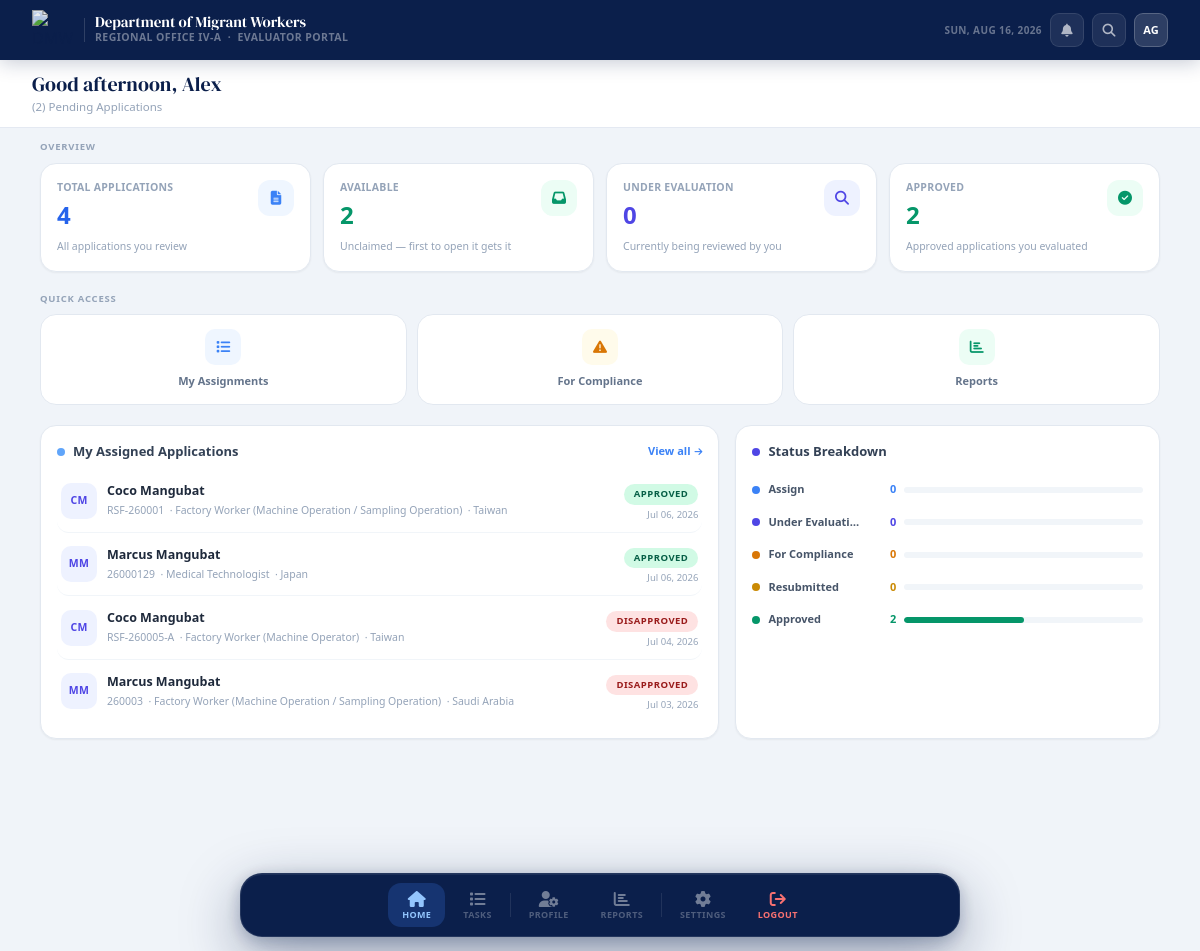
Screenshot of /evaluator/index.php (signed in) with the database file from the repository.
### tables this page shows
CREATE TABLE `evaluators` (
  `eid` int(11) NOT NULL,
  `email` varchar(100) NOT NULL,
  `full_name` varchar(100) DEFAULT NULL,
  `phone` varchar(20) DEFAULT NULL,
  `created_at` timestamp NOT NULL DEFAULT current_timestamp()
);

CREATE TABLE `applications` (
  `id` int(11) NOT NULL,
  `client_id` int(11) NOT NULL,
  `rsf_id` int(11) NOT NULL,
  `status` varchar(50) DEFAULT 'pending',
  `current_evaluator_id` int(11) DEFAULT NULL,
  `handling_party` enum('evaluator','admin') DEFAULT NULL,
  `locked_at` timestamp NULL DEFAULT NULL,
  `submitted_at` timestamp NOT NULL DEFAULT current_timestamp(),
  `updated_at` timestamp NOT NULL DEFAULT current_timestamp() ON UPDATE current_timestamp(),
  `notes` text DEFAULT NULL
);

CREATE TABLE `rsf_job_orders` (
  `id` int(11) NOT NULL,
  `rsf_number` varchar(50) NOT NULL,
  `employer_name` varchar(255) NOT NULL,
  `worksite_country` varchar(100) DEFAULT NULL,
  `classification` varchar(50) DEFAULT NULL,
  `position_title` varchar(150) DEFAULT NULL,
  `slots_available` int(11) DEFAULT NULL,
  `qualifications` text DEFAULT NULL,
  `deadline` date DEFAULT NULL,
  `pdf_path` varchar(500) DEFAULT NULL,
  `created_at` timestamp NOT NULL DEFAULT current_timestamp()
);

### evaluator/index.php (the view, shortened to what the rows shown need)
<?php
require_once '../auth.php';
$evaluator_email = $_SESSION['user_email'];
$evaluator_name = 'Evaluator';
$evaluator_id   = null;
$stmt_ev = $database->prepare("
    SELECT eid, full_name
    FROM evaluators
    WHERE email = ?
    LIMIT 1
");
$stmt_ev->bind_param("s", $evaluator_email);
$stmt_ev->execute();
$ev_result = $stmt_ev->get_result();
if ($ev_result->num_rows === 1) {
    $row = $ev_result->fetch_assoc();
    $evaluator_id   = (int)$row['eid'];
    $evaluator_name = $row['full_name'] ?? 'Evaluator';
}
$available_count = 0;
$res_avail = $database->query("
    SELECT COUNT(*) AS cnt FROM applications
    WHERE handling_party IS NULL AND status IN ('pending','assign','assigned','resubmitted')
");
if ($res_avail) {
    $available_count = (int) $res_avail->fetch_assoc()['cnt'];
}
$my_applications = [];
if ($evaluator_id) {
    $stmt = $database->prepare("
        SELECT
            a.id,
            a.status,
            a.updated_at,
            r.rsf_number,
            r.position_title,
            r.worksite_country AS country,
            COALESCE(CONCAT(c.first_name, ' ', c.last_name), 'Unknown Applicant') AS applicant_name
        FROM applications a
        INNER JOIN rsf_job_orders    r  ON a.rsf_id           = r.id
        LEFT  JOIN clients           c  ON a.client_id        = c.cid
        WHERE a.current_evaluator_id = ?
        ORDER BY a.updated_at DESC
        LIMIT 10
    ");
    $stmt->bind_param("i", $evaluator_id);
    $stmt->execute();
    $my_applications = $stmt->get_result()->fetch_all(MYSQLI_ASSOC);
}
$hour       = (int)date('G');
$greeting   = $hour < 12 ? 'Good morning' : ($hour < 18 ? 'Good afternoon' : 'Good evening');
$first_name = explode(' ', trim($evaluator_name))[0] ?: $evaluator_name;
$parts    = explode(' ', trim($evaluator_name));
$initials = count($parts) >= 2
    ? strtoupper(substr($parts[0], 0, 1) . substr(end($parts), 0, 1))
    : strtoupper(substr($evaluator_name, 0, 2));
function pill_classes(string $status): string
{
    return match ($status) {
        'approved'         => 'bg-emerald-100 text-emerald-800',
        'under_evaluation' => 'bg-indigo-50 text-indigo-800',
        'for_compliance'   => 'bg-orange-50 text-amber-800',
        'disapproved'      => 'bg-red-100 text-red-800',
        'assign', 'pending', 'assigned' => 'bg-blue-50 text-blue-800',
        'resubmitted'      => 'bg-indigo-50 text-indigo-800',
        default            => 'bg-slate-100 text-slate-600',
    };
}
?>
<!DOCTYPE html>
<html lang="en">
<head>
    <link rel="stylesheet" href="https://cdnjs.cloudflare.com/ajax/libs/font-awesome/6.5.1/css/all.min.css">
    <link rel="stylesheet" href="../css/dashboard.css">
    <script src="https://cdn.tailwindcss.com"></script>
</head>
<body class="font-sans">
    <header class="topbar">
        <div class="topbar-brand">
            <div class="brand-text">
                <h1>Department of Migrant Workers</h1>
            </div>
        </div>
        <div class="topbar-right">
            <span class="topbar-date" id="live-date"></span>
            <div class="tb-btn">
                <i class="fas fa-bell"></i>
            </div>
            <div class="tb-btn"><i class="fas fa-magnifying-glass"></i></div>
            <div class="topbar-avatar"><?= htmlspecialchars($initials) ?></div>
        </div>
    </header>
    <div class="subbar">
        <div class="subbar-top">
            <div class="subbar-greeting">
                <h2><?= $greeting ?>, <?= htmlspecialchars($first_name) ?></h2>
                <p>(<?= number_format($available_count) ?>) Pending Applications</p>
            </div>
        </div>
    </div>
    <div class="max-w-6xl mx-auto px-4 pt-3 pb-28">
        <div class="grid grid-cols-1 lg:grid-cols-[1.6fr_1fr] gap-4 fade-in" style="animation-delay:.2s">
            <div class="bg-white border border-slate-200 rounded-2xl p-4 shadow-sm">
                <div class="flex flex-col">
                    <?php if (empty($my_applications)): ?>
                        <div class="py-10 px-4 text-center">
                            <i class="fas fa-inbox text-3xl text-slate-200 block mb-2.5"></i>
                            <p class="text-[12.5px] font-semibold text-slate-400">No applications assigned yet</p>
                            <span class="text-[11px] text-slate-400/80">Applications assigned to you will appear here once processed.</span>
                        </div>
                    <?php else: ?>
                        <?php foreach ($my_applications as $app): ?>
                            <?php
                            $status     = strtolower($app['status'] ?? 'unknown');
                            $statusText = str_replace('_', ' ', ucwords($status));
                            $pillClass  = pill_classes($status);
                            $np  = explode(' ', trim($app['applicant_name']));
                            $avi = strtoupper(count($np) >= 2
                                ? substr($np[0], 0, 1) . substr(end($np), 0, 1)
                                : substr($app['applicant_name'], 0, 2));
                            ?>
                            <a href="view-application.php?id=<?= (int)$app['id'] ?>"
                                class="flex items-center gap-2.5 py-2.5 px-1 border-b border-slate-100 last:border-0 rounded-xl no-underline text-inherit transition-colors duration-150 hover:bg-slate-50">
                                <div class="w-9 h-9 shrink-0 rounded-[10px] bg-indigo-50 text-indigo-600 text-[10.5px] font-extrabold tracking-wide flex items-center justify-center">
                                    <?= htmlspecialchars($avi) ?>
                                </div>
                                <div class="flex-1 min-w-0">
                                    <div class="text-[12.5px] font-bold text-slate-800 truncate"><?= htmlspecialchars($app['applicant_name']) ?></div>
                                    <div class="text-[10.5px] text-slate-400 font-medium mt-0.5 truncate">
                                        <?= htmlspecialchars($app['rsf_number'] ?? '—') ?>
                                        &nbsp;·&nbsp;<?= htmlspecialchars($app['position_title'] ?? '—') ?>
                                        &nbsp;·&nbsp;<?= htmlspecialchars($app['country'] ?? '—') ?>
                                    </div>
                                </div>
                                <div class="text-right shrink-0">
                                    <span class="inline-block text-[9.5px] font-bold tracking-wider uppercase px-2.5 py-[3px] rounded-full <?= $pillClass ?>">
                                        <?= htmlspecialchars($statusText) ?>
                                    </span>
                                    <div class="text-[9.5px] text-slate-400 font-medium mt-[3px]">
                                        <?= $app['updated_at'] ? date('M d, Y', strtotime($app['updated_at'])) : '—' ?>
                                    </div>
                                </div>
                            </a>
                        <?php endforeach; ?>
                    <?php endif; ?>
                </div>
            </div>
        </div>
    </div>
</body>
</html>

### rows the page displays
evaluators: full_name "AG", full_name "Alex"
applications: avi "CM", applicant_name "Coco Mangubat", rsf.rsf_number "RSF-260001", rsf.position_title "Factory Worker (Machine Operation / Sampling Operation)", rsf.worksite_country "Taiwan", status "APPROVED", updated_at "Jul 06, 2026"
applications: avi "MM", applicant_name "Marcus Mangubat", rsf.rsf_number "26000129", rsf.position_title "Medical Technologist", rsf.worksite_country "Japan", status "APPROVED", updated_at "Jul 06, 2026"
applications: avi "CM", applicant_name "Coco Mangubat", rsf.rsf_number "RSF-260005-A", rsf.position_title "Factory Worker (Machine Operator)", rsf.worksite_country "Taiwan", status "DISAPPROVED", updated_at "Jul 04, 2026"
applications: avi "MM", applicant_name "Marcus Mangubat", rsf.rsf_number "260003", rsf.position_title "Factory Worker (Machine Operation / Sampling Operation)", rsf.worksite_country "Saudi Arabia", status "DISAPPROVED", updated_at "Jul 03, 2026"

### other values shown
$available_count "2"
$stats['total'] "4"
$stats['under_evaluation'] "0"
$stats['approved'] "2"
$b['label'] "Assign"
$stats[$b['key']] "0"
$b['label'] "Under Evaluati…"
$b['label'] "For Compliance"
$b['label'] "Resubmitted"
$b['label'] "Approved"
$stats[$b['key']] "2"
